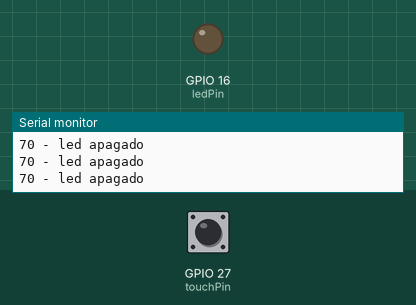
Recording of a sketch running on a simulated ESP32. Parts: output pins drawn as LEDs (lit = HIGH), the last lines printed to the serial monitor. The test bench sets the inputs (shaded band); at power-on: GPIO 27 (touchPin) HIGH.

Above: at 2.2 s.
2.3 s: GPIO 27 (touchPin) pulled LOW for 1 s
At 3.3 s:
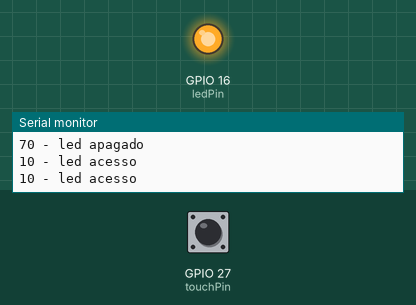
5.0 s: GPIO 27 (touchPin) pulled LOW for 3.2 s
At 9.6 s:
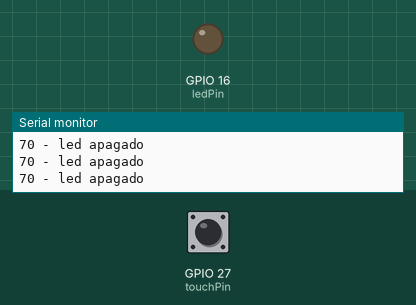
Timing chart, 0 to 11.1 s (numbered marks = the images above; inputs shaded):
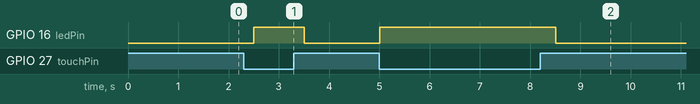

The sketch:

touch_pin.ino
```cpp
#define touchPin 27
#define ledPin 16
#define limite 20

int touchValue;

void setup() {

  Serial.begin(9600);

  delay(1000);

  pinMode(ledPin, OUTPUT);

}

void loop() {

  for(int i = 0; i < 100; i++){

    touchValue += touchRead(touchPin);
  }

  touchValue /= 100;

  Serial.print(touchValue);

  if(touchValue < limite){

    digitalWrite(ledPin, HIGH);

    Serial.println(" - led acesso");

  }else{

    digitalWrite(ledPin, LOW);

    Serial.println(" - led apagado");
  }

  delay(500);

}
```

Measured:
- after the input at 2.3 s, GPIO 16 (ledPin): LOW → HIGH after 0.20 s, → LOW 1.0 s later
- after the input at 5.0 s, GPIO 16 (ledPin): LOW → HIGH at once, → LOW 3.5 s later
